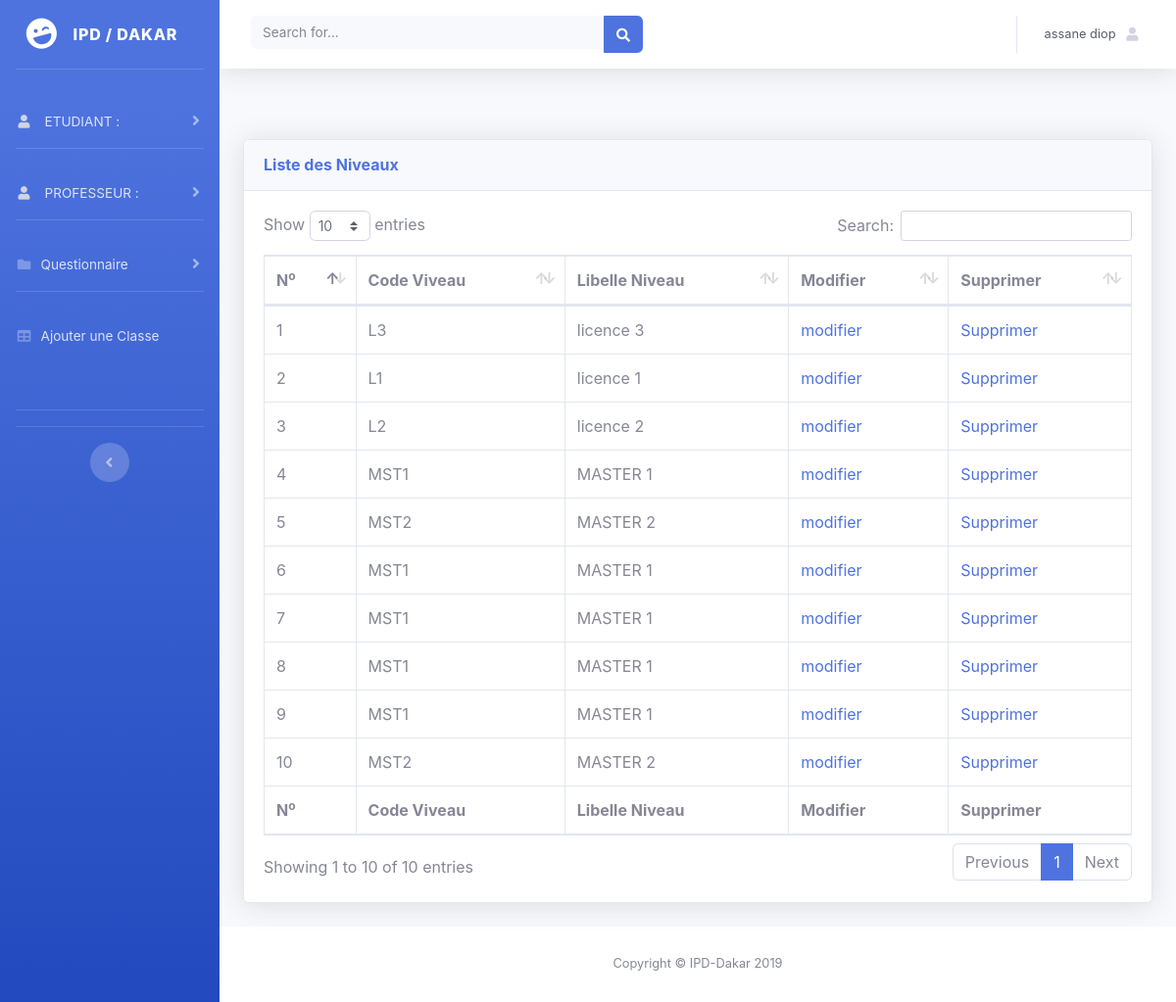
The page /a/sti3/pages/tst.php (signed in) on the database its author committed.
### tables this page shows
CREATE TABLE `niveau` (
  `idniveau` int(11) NOT NULL,
  `codeniv` varchar(50) NOT NULL,
  `libelleniv` varchar(255) NOT NULL
);

### a/sti3/pages/tst.php (the view, shortened to what this page needs)
<?php
    $base=connect();
    extract($_POST);
    $requette=$base->query("SELECT * FROM niveau ");
?>
<!DOCTYPE html>
<html lang="en">
<head>
  <link href="../vendor/fontawesome-free/css/all.min.css" rel="stylesheet" type="text/css">
  <link href="#" rel="stylesheet">
  <link href="../css/sb-admin-2.min.css" rel="stylesheet">
  <link href="../vendor/datatables/dataTables.bootstrap4.min.css" rel="stylesheet">
</head>
<body id="page-top">
  <div id="wrapper">
    <ul class="navbar-nav bg-gradient-primary sidebar sidebar-dark accordion" id="accordionSidebar">
      <a class="sidebar-brand d-flex align-items-center justify-content-center" href="indexN.php">
        <div class="sidebar-brand-icon rotate-n-15">
          <i class="fas fa-laugh-wink"></i>
        </div>
        <div class="sidebar-brand-text mx-3">IPD / DAKAR</div>
      </a>
      <hr class="sidebar-divider my-0">
      <br>
	  <li class="nav-item">
        <a class="nav-link collapsed" href="#" data-toggle="collapse" data-target="#collapseTwo" aria-expanded="true" aria-controls="collapseTwo">
		<i class="fas fa-user fa-sm fa-fw mr-2 text-gray-400"></i>
          <span>ETUDIANT :</span>
        </a>
      </li>
      <hr class="sidebar-divider">
      <li class="nav-item">
        <a class="nav-link collapsed" href="#" data-toggle="collapse" data-target="#collapseUtilities" aria-expanded="true" aria-controls="collapseUtilities">
		<i class="fas fa-user fa-sm fa-fw mr-2 text-gray-400"></i>
          <span>PROFESSEUR :</span>
        </a>
      </li>
		<hr class="sidebar-divider">
		<li class="nav-item">
		<a class="nav-link collapsed" href="#" data-toggle="collapse" data-target="#collapsePages" aria-expanded="true" aria-controls="collapsePages">
			<i class="fas fa-fw fa-folder"></i>
			<span>Questionnaire </span>
		</a>
    </li>
    <hr class="sidebar-divider">
      <li class="nav-item">
        <a class="nav-link" href="ajout_classe.php">
          <i class="fas fa-fw fa-table"></i>
          <span>Ajouter une Classe</span></a>
      </li>
    <br/>
    <br/>
      <hr class="sidebar-divider">
      <hr class="sidebar-divider d-none d-md-block">
      <div class="text-center d-none d-md-inline">
        <button class="rounded-circle border-0" id="sidebarToggle"></button>
      </div>
    </ul>
    <div id="content-wrapper" class="d-flex flex-column">
      <div id="content">
        <nav class="navbar navbar-expand navbar-light bg-white topbar mb-4 static-top shadow">
          <form class="d-none d-sm-inline-block form-inline mr-auto ml-md-3 my-2 my-md-0 mw-100 navbar-search">
            <div class="input-group">
              <input type="text" class="form-control bg-light border-0 small" placeholder="Search for..." aria-label="Search" aria-describedby="basic-addon2">
              <div class="input-group-append">
                <button class="btn btn-primary" type="button">
                  <i class="fas fa-search fa-sm"></i>
                </button>
              </div>
            </div>
          </form>
          <ul class="navbar-nav ml-auto">
            <li class="nav-item dropdown no-arrow">
              <a class="nav-link dropdown-toggle" href="#" id="userDropdown" role="button" data-toggle="dropdown" aria-haspopup="true" aria-expanded="false">
                <span class="mr-2 d-none d-lg-inline text-gray-800 small"><?=$_SESSION['prenom']." ".$_SESSION['nom']?></span>
                <i class="fas fa-user fa-sm fa-fw mr-2 text-gray-400"></i>
              </a>
            </li>
          </ul>
        </nav>
        <div class="container-fluid">
        <br>
        <br>
          <div class="card shadow mb-4">
            <div class="card-header py-3">
              <h6 class="m-0 font-weight-bold text-primary">Liste des Niveaux </h6>
            </div>
            <div class="card-body">
              <div class="table-responsive">
                <table class="table table-bordered" id="dataTable" width="100%" cellspacing="0">
                  <thead>
                    <tr>
                    <th>N<sup>o</sup></th>
                      <th>Code Viveau</th>
                      <th>Libelle Niveau</th>
                      <th>Modifier</th>
                      <th>Supprimer</th>
                    </tr>
                  </thead>
                  <tfoot>
                    <tr>
                    <th>N<sup>o</sup></th>
                      <th>Code Viveau</th>
                      <th>Libelle Niveau</th>
                      <th>Modifier</th>
                      <th>Supprimer</th>
                    </tr>
                  </tfoot>
                  <tbody>
                  <?php
                if($requette)
                    {
                      $i=0;
                        while($lg=$requette->fetch())
                        {
                        ?>
                    <tr>
                      <td><?=($i=$i+1)?></td>
                      <td><?=$lg['codeniv']?></td>
                      <td><?=$lg['libelleniv']?></td>
                      <td><a href="modifier_etudiant.php?idetu=<?=$lg['iduser']?>">modifier</a></td>
                      <td> <a href="#">Supprimer</a> </td>
                    </tr>
                    <?php
                        }
                      }
                    ?>
                  </tbody>
                </table>
              </div>
            </div>
          </div>
        </div>
      </div>
      <footer class="sticky-footer bg-white">
        <div class="container my-auto">
          <div class="copyright text-center my-auto">
            <span>Copyright &copy; IPD-Dakar 2019</span>
          </div>
        </div>
      </footer>
    </div>
  </div>
</body>
</html>

### rows shown on the page
niveau: codeniv "L3", libelleniv "licence 3"
niveau: i "2", codeniv "L1", libelleniv "licence 1"
niveau: i "3", codeniv "L2", libelleniv "licence 2"
niveau: i "4", codeniv "MST1", libelleniv "MASTER 1"
niveau: i "5", codeniv "MST2", libelleniv "MASTER 2"
niveau: i "6", codeniv "MST1", libelleniv "MASTER 1"
niveau: i "7", codeniv "MST1", libelleniv "MASTER 1"
niveau: i "8", codeniv "MST1", libelleniv "MASTER 1"
niveau: i "9", codeniv "MST1", libelleniv "MASTER 1"
niveau: i "10", codeniv "MST2", libelleniv "MASTER 2"

### other values the page prints
$_SESSION['prenom'] "assane"
$_SESSION['nom'] "diop"
